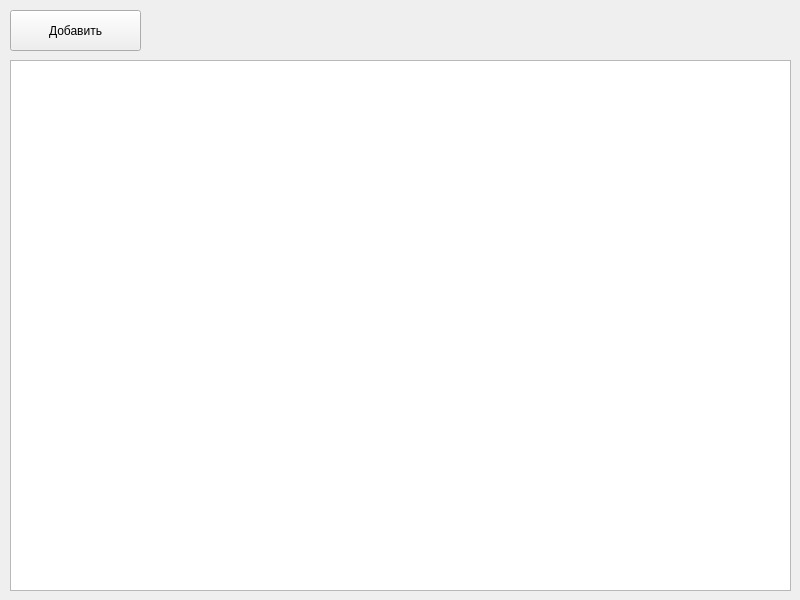
<?xml version="1.0" encoding="UTF-8"?>
<ui version="4.0">
 <class>MainWindow</class>
 <widget class="QMainWindow" name="MainWindow">
  <property name="geometry">
   <rect>
    <x>0</x>
    <y>0</y>
    <width>800</width>
    <height>600</height>
   </rect>
  </property>
  <property name="windowTitle">
   <string>MainWindow</string>
  </property>
  <widget class="QWidget" name="centralwidget">
   <widget class="QTableWidget" name="tableWidget">
    <property name="geometry">
     <rect>
      <x>10</x>
      <y>60</y>
      <width>781</width>
      <height>531</height>
     </rect>
    </property>
   </widget>
   <widget class="QPushButton" name="pushButton">
    <property name="geometry">
     <rect>
      <x>10</x>
      <y>10</y>
      <width>131</width>
      <height>41</height>
     </rect>
    </property>
    <property name="text">
     <string>Добавить</string>
    </property>
   </widget>
  </widget>
 </widget>
 <resources/>
 <connections/>
</ui>
